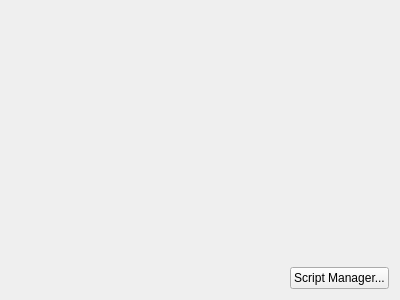
<?xml version="1.0" encoding="UTF-8"?>
<ui version="4.0">
 <class>PluginConfig</class>
 <widget class="QWidget" name="PluginConfig">
  <property name="geometry">
   <rect>
    <x>0</x>
    <y>0</y>
    <width>400</width>
    <height>300</height>
   </rect>
  </property>
  <property name="windowTitle">
   <string notr="true"/>
  </property>
  <layout class="QVBoxLayout" name="pluginLayout">
   <item>
    <widget class="KPluginSelector" name="pluginSelector" native="true">
     <property name="sizePolicy">
      <sizepolicy hsizetype="Preferred" vsizetype="Expanding">
       <horstretch>0</horstretch>
       <verstretch>0</verstretch>
      </sizepolicy>
     </property>
    </widget>
   </item>
   <item>
    <layout class="QHBoxLayout" name="horizontalLayout">
     <item>
      <spacer name="horizontalSpacer">
       <property name="orientation">
        <enum>Qt::Horizontal</enum>
       </property>
       <property name="sizeHint" stdset="0">
        <size>
         <width>40</width>
         <height>20</height>
        </size>
       </property>
      </spacer>
     </item>
     <item>
      <widget class="KPushButton" name="scriptButton">
       <property name="text">
        <string comment="@action:button">Script Manager...</string>
       </property>
      </widget>
     </item>
    </layout>
   </item>
  </layout>
 </widget>
 <customwidgets>
  <customwidget>
   <class>KPushButton</class>
   <extends>QPushButton</extends>
   <header>kpushbutton.h</header>
  </customwidget>
  <customwidget>
   <class>KPluginSelector</class>
   <extends>QWidget</extends>
   <header location="global">kpluginselector.h</header>
   <container>1</container>
  </customwidget>
 </customwidgets>
 <resources/>
 <connections/>
</ui>
